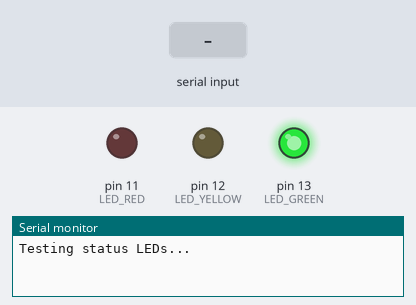
Bench run of a sketch on a simulated Arduino Uno, built with avr-gcc and run on an emulated ATmega328P. Shown: output pins drawn as LEDs (lit = HIGH), the last lines printed to the serial monitor. Inputs (shaded band) come from the test bench. The modem accepts every AT command (registered, SIM ready, sends succeed) and sends nothing else.

Above: at 0.1 s.
At 3.5 s:
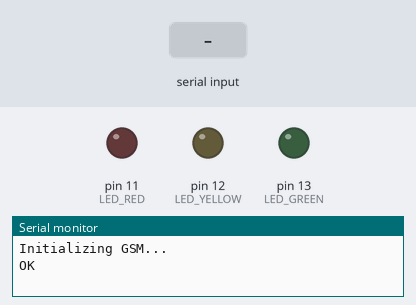
3.6 s: "Warning" received over the second serial link
6.6 s: "Danger" received over the second serial link
9.2 s: "+SAPBR: 1,1" received over the second serial link
At 27.3 s:
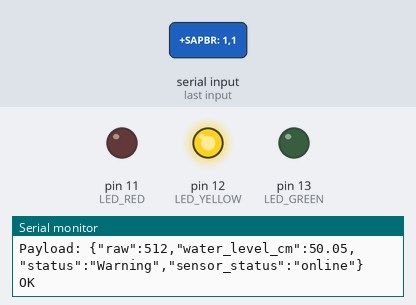
Timing chart, 0 to 28.3 s (numbered marks = the images above; inputs shaded):
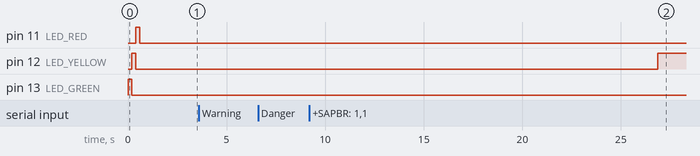

The sketch:

flood_detection.ino
```cpp
/*
 * AHON FloodWatch - Arduino Firmware (Memory-Optimized)
 * Fixed for SIM900/SIM800 GSM module stability & HTTP tunnel delivery.
 */

#include <SoftwareSerial.h>

// ----------------------
// Pins
// ----------------------
const int SENSOR_PIN = A0;
const int LED_GREEN  = 13;
const int LED_YELLOW = 12;
const int LED_RED    = 11;
const bool LED_ACTIVE_HIGH = true;

// ----------------------
// GSM/GPRS
// ----------------------
SoftwareSerial gsmSerial(7, 8); // RX, TX

// ----------------------
// Backend URL & Phone
// ----------------------
const char SERVER_URL[] = "http://aptitude-unpopular-demotion.ngrok-free.dev/api/water-level/";
const char RECIPIENT_PHONE[] = "+639077650549";

// ----------------------
// Thresholds (converted water level)
// ----------------------
const float THRESHOLD_WARNING_CM = 30.0;
const float THRESHOLD_DANGER_CM = 60.0;
const float MAX_CM = 100.0;

// ----------------------
// Timing
// ----------------------
const unsigned long READ_INTERVAL_MS = 5000;
const unsigned long SMS_COOLDOWN_MS  = 60000;
const unsigned long GPRS_RETRY_INTERVAL_MS = 30000;

unsigned long lastReadTime = 0;
unsigned long lastSmsTime = 0;
unsigned long lastGprsRetryTime = 0;
bool gprsReady = false;

float rawToCm(int rawValue) {
  rawValue = constrain(rawValue, 0, 1023);
  return (rawValue / 1023.0) * MAX_CM;
}

const char* determineStatusFromWaterLevel(float waterLevelCm) {
  if (waterLevelCm < THRESHOLD_WARNING_CM) {
    return "Normal";
  } else if (waterLevelCm < THRESHOLD_DANGER_CM) {
    return "Warning";
  } else {
    return "Danger";
  }
}

void setup() {
  Serial.begin(9600);
  gsmSerial.begin(9600);

  pinMode(LED_GREEN, OUTPUT);
  pinMode(LED_YELLOW, OUTPUT);
  pinMode(LED_RED, OUTPUT);

  writeLed(LED_GREEN, false);
  writeLed(LED_YELLOW, false);
  writeLed(LED_RED, false);

  testLeds();

  Serial.println(F("===================================="));
  Serial.println(F("AHON FloodWatch - Arduino Sensor"));
  Serial.println(F("===================================="));
  Serial.println(F("Status: <30cm Normal | 30-59.99cm Warning | >=60cm Danger"));

  delay(2000);
  initGSM();
  setupGPRS();
}

void loop() {
  unsigned long now = millis();

  // Retry GPRS configuration if connection failed earlier
  if (!gprsReady && (now - lastGprsRetryTime >= GPRS_RETRY_INTERVAL_MS)) {
    lastGprsRetryTime = now;
    setupGPRS();
  }

  if (lastReadTime == 0 || (now - lastReadTime >= READ_INTERVAL_MS)) {
    lastReadTime = now;

    int rawValue = analogRead(SENSOR_PIN);
    float waterLevelCm = rawToCm(rawValue);
    const char* status = determineStatusFromWaterLevel(waterLevelCm);

    Serial.print(F("RAW="));
    Serial.print(rawValue);
    Serial.print(F(" | CM="));
    Serial.print(waterLevelCm, 2);
    Serial.print(F(" | STATUS="));
    Serial.println(status);

    updateStatusLeds(waterLevelCm);

    // SMS Alert Logic
    if ((strcmp(status, "Warning") == 0 || strcmp(status, "Danger") == 0) &&
        (now - lastSmsTime >= SMS_COOLDOWN_MS)) {
      Serial.println(F("Sending SMS alert..."));
      String smsMessage = "BARANGAY TONSUYA FLOOD ";
      smsMessage += status;
      smsMessage += " - Water level: ";
      smsMessage += String(waterLevelCm, 2);
      smsMessage += " cm";

      if (sendSMS(smsMessage)) {
        lastSmsTime = now;
      }
      delay(2000);
    }

    // HTTP Payload Transmission
    sendHTTPData(rawValue, waterLevelCm, status);
  }

  delay(200);
}

void writeLed(int pin, bool on) {
  bool outputHigh = LED_ACTIVE_HIGH ? on : !on;
  digitalWrite(pin, outputHigh ? HIGH : LOW);
}

void updateStatusLeds(float waterLevelCm) {
  writeLed(LED_GREEN, waterLevelCm < THRESHOLD_WARNING_CM);
  writeLed(LED_YELLOW, waterLevelCm >= THRESHOLD_WARNING_CM && waterLevelCm < THRESHOLD_DANGER_CM);
  writeLed(LED_RED, waterLevelCm >= THRESHOLD_DANGER_CM);
}

void testLeds() {
  Serial.println(F("Testing status LEDs..."));
  writeLed(LED_GREEN, true); delay(200); writeLed(LED_GREEN, false);
  writeLed(LED_YELLOW, true); delay(200); writeLed(LED_YELLOW, false);
  writeLed(LED_RED, true); delay(200); writeLed(LED_RED, false);
}

void initGSM() {
  Serial.println(F("Initializing GSM..."));
  sendATCommand("AT", 1000);
  sendATCommand("ATE0", 1000);
  sendATCommand("AT+CMGF=1", 1000);
  Serial.println(F("GSM initialized."));
}

void setupGPRS() {
  Serial.println(F("Configuring GPRS..."));

  sendATCommand("AT+CSQ", 2000);
  sendATCommand("AT+CREG?", 2000);
  sendATCommand("AT+CGATT=1", 5000);

  sendATCommand("AT+SAPBR=3,1,\"Contype\",\"GPRS\"", 2000);
  sendATCommand("AT+SAPBR=3,1,\"APN\",\"internet\"", 2000);
  sendATCommand("AT+SAPBR=1,1", 5000);

  String ipRes = sendATCommand("AT+SAPBR=2,1", 3000);

  if (ipRes.indexOf("+SAPBR: 1,1") != -1) {
    gprsReady = true;
    Serial.println(F("GPRS is Ready!"));
  } else {
    gprsReady = false;
    Serial.println(F("GPRS not ready. Check SIM, signal, APN, or Power Supply."));
  }
}

void sendHTTPData(int rawValue, float waterLevelCm, const char* status) {
  if (!gprsReady) {
    Serial.println(F("Skipping HTTP upload because GPRS is not ready."));
    return;
  }

  char payload[160];
  char waterLevelText[10];
  dtostrf(waterLevelCm, 1, 2, waterLevelText);

  snprintf(payload, sizeof(payload),
    "{\"raw\":%d,\"water_level_cm\":%s,\"status\":\"%s\",\"sensor_status\":\"online\"}",
    rawValue, waterLevelText, status
  );

  Serial.print(F("Payload: "));
  Serial.println(payload);

  sendATCommand("AT+HTTPTERM", 1000);
  sendATCommand("AT+HTTPINIT", 2000);
  sendATCommand("AT+HTTPPARA=\"CID\",1", 2000);
  sendATCommand("AT+HTTPPARA=\"CONTENT\",\"application/json\"", 2000);

  sendATCommand("AT+HTTPPARA=\"USERDATA\",\"ngrok-skip-browser-warning: true\"", 2000);
  sendATCommand("AT+HTTPPARA=\"REDIR\",1", 2000);

  String urlCmd = "AT+HTTPPARA=\"URL\",\"";
  urlCmd += SERVER_URL;
  urlCmd += "\"";
  sendATCommand(urlCmd.c_str(), 2000);

  String dataCmd = "AT+HTTPDATA=";
  dataCmd += String(strlen(payload));
  dataCmd += ",10000";

  String dataRes = sendATCommand(dataCmd.c_str(), 3000);
  if (dataRes.indexOf("DOWNLOAD") != -1) {
    gsmSerial.print(payload);
    delay(1000);
    // Taasan ang timeout to 15 seconds for LocalTunnel response
    sendATCommand("AT+HTTPACTION=1", 15000);
    sendATCommand("AT+HTTPREAD", 3000);
  } else {
    Serial.println(F("Failed to prepare HTTPDATA buffer."));
  }

  sendATCommand("AT+HTTPTERM", 1000);
}

bool sendSMS(String message) {
  gsmSerial.print(F("AT+CMGS=\""));
  gsmSerial.print(RECIPIENT_PHONE);
  gsmSerial.println(F("\""));
  delay(1000);

  gsmSerial.print(message);
  gsmSerial.write(26); // Ctrl+Z to send
  delay(5000);

  Serial.println(F("SMS send triggered."));
  return true;
}

String sendATCommand(const char* command, int timeoutMs) {
  gsmSerial.println(command);
  String response = "";
  unsigned long start = millis();

  while (millis() - start < timeoutMs) {
    while (gsmSerial.available()) {
      char c = gsmSerial.read();
      response += c;
      Serial.write(c);
    }
  }
  Serial.println();
  return response;
}
```
